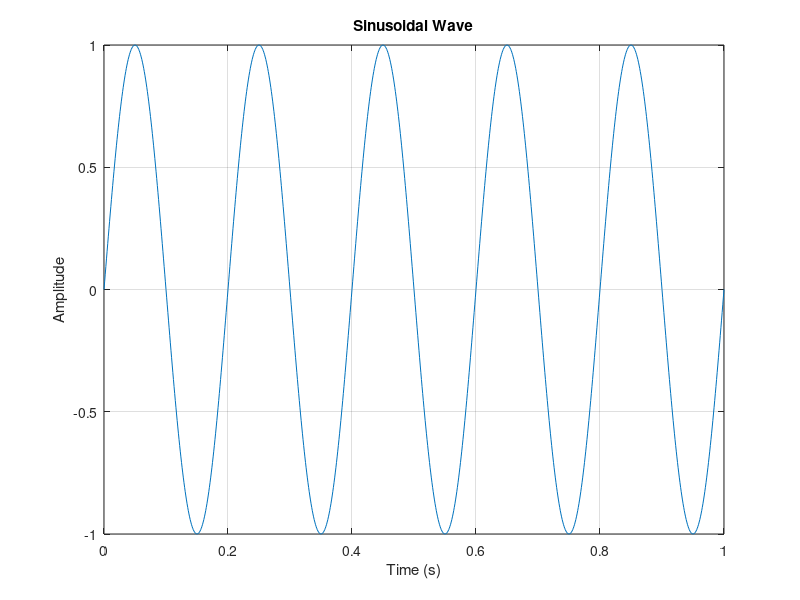

Here is the MATLAB script that generated this plot:
% Parameters
fs = 1000;             % Sampling frequency in Hz
t = 0:1/fs:1;         % Time vector from 0 to 1 second
frequency = 5;        % Frequency of the sinusoidal wave in Hz
amplitude = 1;        % Amplitude of the wave

% Generate the sinusoidal wave
y = amplitude * sin(2 * pi * frequency * t);

% Plot the sinusoidal wave
figure;
plot(t, y);
title('Sinusoidal Wave');
xlabel('Time (s)');
ylabel('Amplitude');
grid on;
axis tight;
